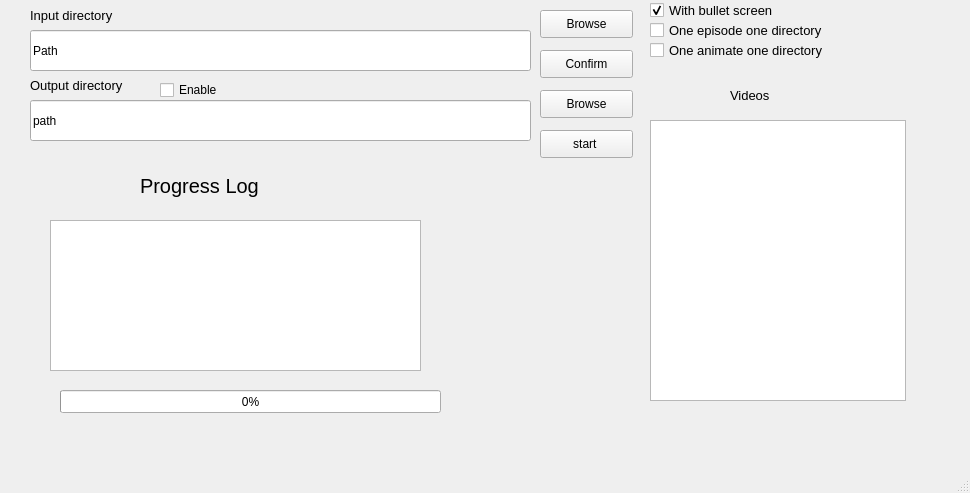
<?xml version="1.0" encoding="UTF-8"?>
<ui version="4.0">
 <class>MainWindow</class>
 <widget class="QMainWindow" name="MainWindow">
  <property name="geometry">
   <rect>
    <x>0</x>
    <y>0</y>
    <width>970</width>
    <height>493</height>
   </rect>
  </property>
  <property name="windowTitle">
   <string>Video Changer</string>
  </property>
  <property name="autoFillBackground">
   <bool>false</bool>
  </property>
  <widget class="QWidget" name="centralwidget">
   <widget class="QPushButton" name="pushButton">
    <property name="geometry">
     <rect>
      <x>540</x>
      <y>50</y>
      <width>93</width>
      <height>28</height>
     </rect>
    </property>
    <property name="text">
     <string>Confirm</string>
    </property>
   </widget>
   <widget class="QLineEdit" name="lineEdit">
    <property name="geometry">
     <rect>
      <x>30</x>
      <y>30</y>
      <width>501</width>
      <height>41</height>
     </rect>
    </property>
    <property name="inputMask">
     <string/>
    </property>
    <property name="text">
     <string>Path</string>
    </property>
   </widget>
   <widget class="QPushButton" name="pushButton_2">
    <property name="geometry">
     <rect>
      <x>540</x>
      <y>10</y>
      <width>93</width>
      <height>28</height>
     </rect>
    </property>
    <property name="text">
     <string>Browse</string>
    </property>
   </widget>
   <widget class="QTextBrowser" name="textBrowser">
    <property name="geometry">
     <rect>
      <x>50</x>
      <y>220</y>
      <width>371</width>
      <height>151</height>
     </rect>
    </property>
   </widget>
   <widget class="QLabel" name="label">
    <property name="geometry">
     <rect>
      <x>140</x>
      <y>170</y>
      <width>151</width>
      <height>31</height>
     </rect>
    </property>
    <property name="font">
     <font>
      <pointsize>15</pointsize>
     </font>
    </property>
    <property name="lineWidth">
     <number>1</number>
    </property>
    <property name="text">
     <string>Progress Log</string>
    </property>
   </widget>
   <widget class="QLineEdit" name="lineEdit_2">
    <property name="geometry">
     <rect>
      <x>30</x>
      <y>100</y>
      <width>501</width>
      <height>41</height>
     </rect>
    </property>
    <property name="text">
     <string>path</string>
    </property>
   </widget>
   <widget class="QLabel" name="label_2">
    <property name="geometry">
     <rect>
      <x>30</x>
      <y>0</y>
      <width>121</width>
      <height>31</height>
     </rect>
    </property>
    <property name="font">
     <font>
      <pointsize>10</pointsize>
     </font>
    </property>
    <property name="text">
     <string>Input directory</string>
    </property>
   </widget>
   <widget class="QLabel" name="label_3">
    <property name="geometry">
     <rect>
      <x>30</x>
      <y>70</y>
      <width>121</width>
      <height>31</height>
     </rect>
    </property>
    <property name="font">
     <font>
      <pointsize>10</pointsize>
     </font>
    </property>
    <property name="text">
     <string>Output directory</string>
    </property>
   </widget>
   <widget class="QCheckBox" name="checkBox">
    <property name="geometry">
     <rect>
      <x>160</x>
      <y>80</y>
      <width>81</width>
      <height>20</height>
     </rect>
    </property>
    <property name="text">
     <string>Enable</string>
    </property>
   </widget>
   <widget class="QProgressBar" name="progressBar">
    <property name="geometry">
     <rect>
      <x>60</x>
      <y>390</y>
      <width>381</width>
      <height>23</height>
     </rect>
    </property>
    <property name="value">
     <number>0</number>
    </property>
   </widget>
   <widget class="QTextBrowser" name="textBrowser_2">
    <property name="geometry">
     <rect>
      <x>650</x>
      <y>120</y>
      <width>256</width>
      <height>281</height>
     </rect>
    </property>
   </widget>
   <widget class="QLabel" name="label_4">
    <property name="geometry">
     <rect>
      <x>730</x>
      <y>80</y>
      <width>71</width>
      <height>31</height>
     </rect>
    </property>
    <property name="font">
     <font>
      <pointsize>10</pointsize>
     </font>
    </property>
    <property name="text">
     <string>Videos</string>
    </property>
   </widget>
   <widget class="QCheckBox" name="checkBox_2">
    <property name="geometry">
     <rect>
      <x>650</x>
      <y>0</y>
      <width>171</width>
      <height>20</height>
     </rect>
    </property>
    <property name="font">
     <font>
      <pointsize>10</pointsize>
     </font>
    </property>
    <property name="text">
     <string>With bullet screen</string>
    </property>
    <property name="checked">
     <bool>true</bool>
    </property>
   </widget>
   <widget class="QCheckBox" name="checkBox_4">
    <property name="geometry">
     <rect>
      <x>650</x>
      <y>20</y>
      <width>221</width>
      <height>20</height>
     </rect>
    </property>
    <property name="font">
     <font>
      <pointsize>10</pointsize>
     </font>
    </property>
    <property name="text">
     <string>One episode one directory</string>
    </property>
   </widget>
   <widget class="QCheckBox" name="checkBox_5">
    <property name="geometry">
     <rect>
      <x>650</x>
      <y>40</y>
      <width>261</width>
      <height>20</height>
     </rect>
    </property>
    <property name="font">
     <font>
      <pointsize>10</pointsize>
     </font>
    </property>
    <property name="text">
     <string>One animate one directory</string>
    </property>
   </widget>
   <widget class="QPushButton" name="pushButton_3">
    <property name="geometry">
     <rect>
      <x>540</x>
      <y>130</y>
      <width>93</width>
      <height>28</height>
     </rect>
    </property>
    <property name="text">
     <string>start </string>
    </property>
   </widget>
   <widget class="QPushButton" name="pushButton_4">
    <property name="geometry">
     <rect>
      <x>540</x>
      <y>90</y>
      <width>93</width>
      <height>28</height>
     </rect>
    </property>
    <property name="text">
     <string>Browse</string>
    </property>
   </widget>
  </widget>
  <widget class="QMenuBar" name="menubar">
   <property name="geometry">
    <rect>
     <x>0</x>
     <y>0</y>
     <width>970</width>
     <height>26</height>
    </rect>
   </property>
  </widget>
  <widget class="QStatusBar" name="statusbar"/>
 </widget>
 <resources/>
 <connections/>
</ui>
